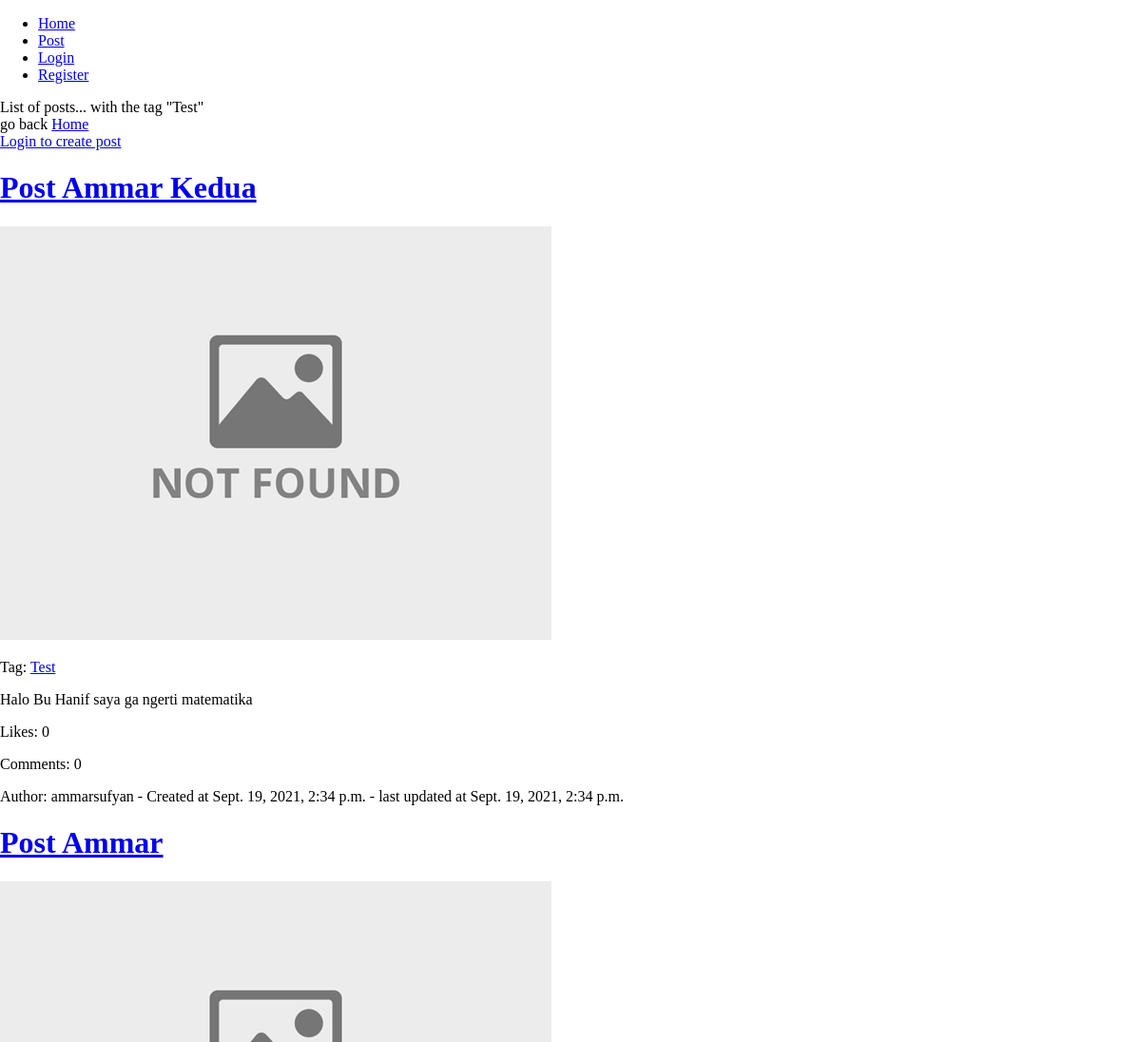
/post/tag/Test (upper part), run on an earlier commit of the app's database.
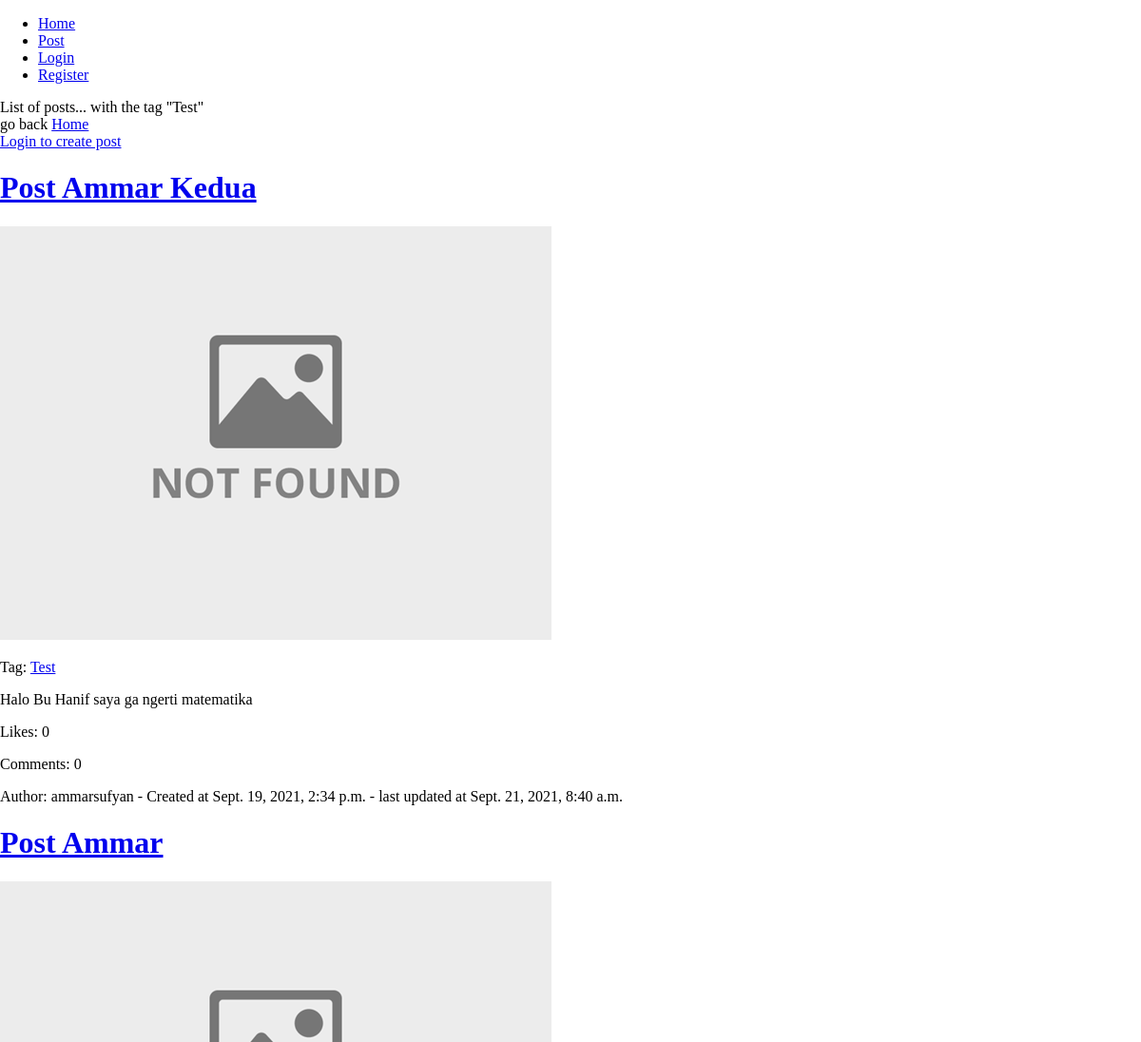
And on a later commit of the database.
### sehat_in_webproject/models.py (models this page shows)
class Post(models.Model): # Post
    id = models.AutoField(primary_key=True)
    title = models.CharField(max_length=200)
    content = models.TextField()
    thumbnail_url = models.CharField(max_length=200, blank=True, null=True)
    tag = models.ForeignKey(Tag, on_delete=models.CASCADE, null=True)
    created_at = models.DateTimeField(auto_now_add=True)
    updated_at = models.DateTimeField(auto_now=True)
    user = models.ForeignKey(User, on_delete=models.SET_NULL, null=True)
    likes = models.IntegerField(default=0)
    comments = models.IntegerField(default=0)
    post_Type = models.CharField(max_length=50, default='forum')

class Tag(models.Model): # Tag of a post, will be generated by admin only
    name = models.CharField(max_length=50)
    adminOnly = models.BooleanField(default=False)

### sehat_in_webproject/views.py (the view)
# urls.py: path('post/tag/<str:tagName>', views.post_Tag, name='post/tag'),
def post_Tag(request, tagName):
    tag = Tag.objects.get(name=tagName.replace('-', ' '))
    if tag is not None:
        paginator = Paginator(Post.objects.filter(tag=tag).order_by('-created_at'), 25)
        page = request.GET.get('page')
        posts = paginator.get_page(page)
        return render(request, 'post/tag.html', {'posts': posts, 'tag': tag})
    else:
        raise Http404

### templates/post/tag.html (shortened to what this page needs)
<!DOCTYPE html>
<html lang="en">
{% load static %}
<head>
    <link rel="stylesheet" type="text/css" href="{% static 'css/style.css' %}">
</head>
<body>
    {% include 'templates/header.html' %}
    List of posts... with the tag "{{ tag.name }}"<br>
    go back <a href="/post">Home</a>
    <br>
    {% if user.is_authenticated %}
        <a class="button" href="/post/create">Create Post</a>
    {% else %}
        <a class="button" href="/auth/login">Login to create post</a>
    {% endif %}
    {% for post in posts %}
    <div class="post-lists" id="post-id-{{ post.id }}">
        <h1><a href="/post/{{ post.id }}">{{ post.title }}</a></h1>
        <div id="post-thumbnail">
            <img src="{% if post.thumbnail_url %}{{post.thumbnail_url}}{% else %}/static/img/no_image.png{% endif %}" onerror="this.onerror=null; this.src='/static/img/no_image.png'" alt="{{ post.title }}">
        </div>
        <p>Tag: <a href="/post/tag/{{ post.tag.name }}">{{ post.tag.name }}</a></p>
        {% autoescape off %}
        <p>{{ post.content }}</p>
        {% endautoescape %}
        <p> Likes: {{ post.likes }}</p>
        <p> Comments: {{ post.comments }}</p> <p>
        <p> Author: {% if post.user == null %}deleted{% else %}{{ post.user }}{% endif %} - Created at {{ post.created_at }} - last updated at {{ post.updated_at }}</p>
    </div>
    {% endfor %}
    Page {{ posts.number }} of {{ posts.paginator.num_pages }}<br>
</body>
</html>

What changed in the data, as far as the page shows it:
changed Post "Post Ammar Kedua": updated_at "Sept. 19, 2021, 2:34 p.m." → "Sept. 21, 2021, 8:40 a.m."
